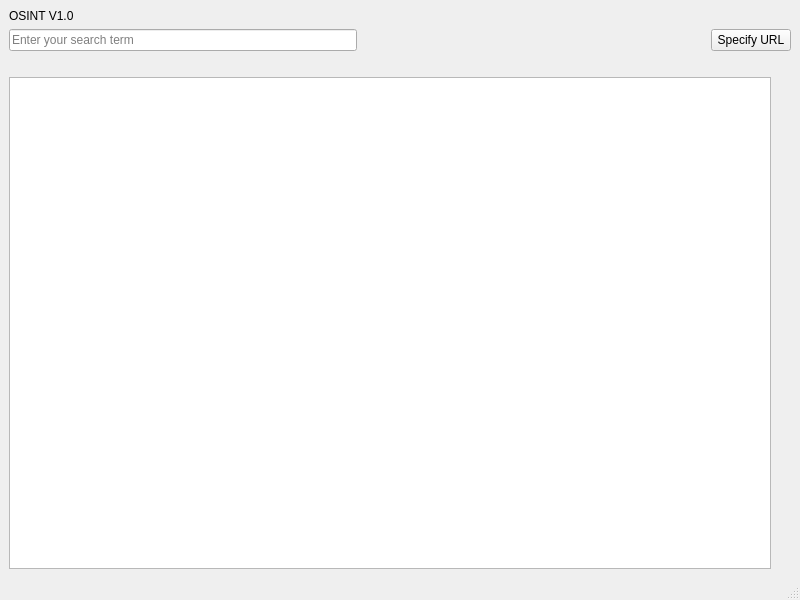
<?xml version="1.0" encoding="UTF-8"?>
<ui version="4.0">
 <class>MainWindow</class>
 <widget class="QMainWindow" name="MainWindow">
  <property name="geometry">
   <rect>
    <x>0</x>
    <y>0</y>
    <width>800</width>
    <height>600</height>
   </rect>
  </property>
  <property name="windowTitle">
   <string>MainWindow</string>
  </property>
  <widget class="QWidget" name="centralwidget">
   <layout class="QVBoxLayout" name="verticalLayout">
    <item>
     <widget class="QLabel" name="label">
      <property name="text">
       <string>OSINT V1.0</string>
      </property>
     </widget>
    </item>
    <item>
     <layout class="QHBoxLayout" name="horizontalLayout">
      <item>
       <widget class="QLineEdit" name="lineEdit">
        <property name="text">
         <string/>
        </property>
        <property name="placeholderText">
         <string>Enter your search term</string>
        </property>
       </widget>
      </item>
      <item>
       <spacer name="horizontalSpacer">
        <property name="orientation">
         <enum>Qt::Horizontal</enum>
        </property>
        <property name="sizeHint" stdset="0">
         <size>
          <width>40</width>
          <height>20</height>
         </size>
        </property>
       </spacer>
      </item>
      <item>
       <widget class="QPushButton" name="specifyUrlPushButton">
        <property name="text">
         <string>Specify URL</string>
        </property>
       </widget>
      </item>
     </layout>
    </item>
    <item>
     <layout class="QHBoxLayout" name="horizontalLayout_2">
      <item>
       <layout class="QVBoxLayout" name="verticalLayout_3">
        <item>
         <widget class="QLabel" name="label_3">
          <property name="text">
           <string/>
          </property>
         </widget>
        </item>
        <item>
         <widget class="QListWidget" name="resultListWidget">
          <property name="minimumSize">
           <size>
            <width>0</width>
            <height>400</height>
           </size>
          </property>
         </widget>
        </item>
       </layout>
      </item>
      <item>
       <layout class="QVBoxLayout" name="verticalLayout_2">
        <item>
         <spacer name="verticalSpacer">
          <property name="orientation">
           <enum>Qt::Vertical</enum>
          </property>
          <property name="sizeHint" stdset="0">
           <size>
            <width>20</width>
            <height>40</height>
           </size>
          </property>
         </spacer>
        </item>
       </layout>
      </item>
     </layout>
    </item>
   </layout>
  </widget>
  <widget class="QMenuBar" name="menubar">
   <property name="geometry">
    <rect>
     <x>0</x>
     <y>0</y>
     <width>800</width>
     <height>22</height>
    </rect>
   </property>
  </widget>
  <widget class="QStatusBar" name="statusbar"/>
 </widget>
 <resources/>
 <connections/>
</ui>
